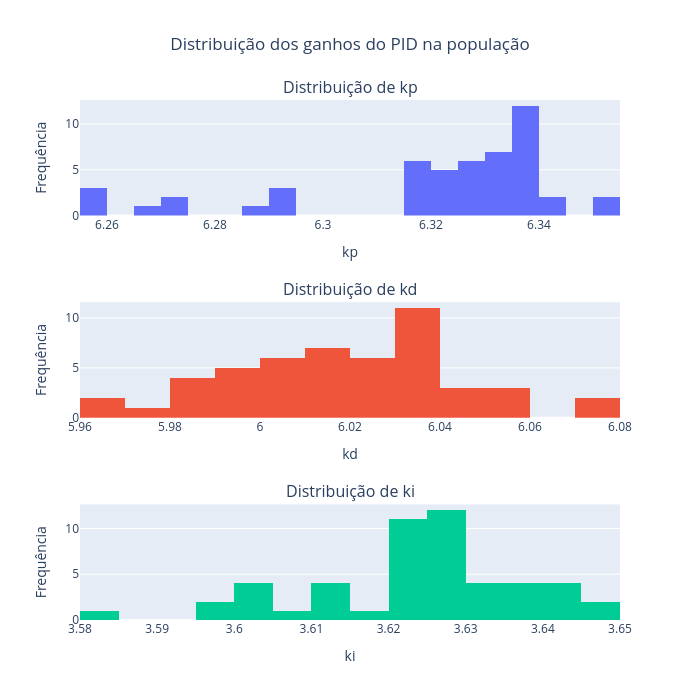

Write notebook code for a chart like this one.
### Code cell
# @title Figura 2: Histogramas dos ganhos na população da geração final

fig = make_subplots(
    rows=3, cols=1,
    subplot_titles=("Distribuição de kp", "Distribuição de kd", "Distribuição de ki")
)

fig.add_trace(
    go.Histogram(x=pop[:,0], nbinsx=20, name="kp"),
    row=1, col=1
)

fig.add_trace(
    go.Histogram(x=pop[:,1], nbinsx=20, name="kd"),
    row=2, col=1
)

fig.add_trace(
    go.Histogram(x=pop[:,2], nbinsx=20, name="ki"),
    row=3, col=1
)

fig.update_layout(
    title=dict(
        text='Distribuição dos ganhos do PID na população',
        x=0.5
    ),
    width=700,
    height=700,
    showlegend=False
)

fig.update_xaxes(title_text="kp", row=1, col=1)
fig.update_xaxes(title_text="kd", row=2, col=1)
fig.update_xaxes(title_text="ki", row=3, col=1)

fig.update_yaxes(title_text="Frequência")

fig.show()

### Figure 1 — Plotly figure (JSON) as saved in the notebook; plotly's stock layout.template omitted (floating-point values rounded to 4 significant figures)
{"data": [{"name": "kp", "nbinsx": 20, "type": "histogram", "x": [6.256, 6.339, 6.295, 6.321, 6.331, 6.338, 6.32, 6.328, 6.331, 6.322, 6.327, 6.335, 6.331, 6.334, 6.295, 6.353, 6.341, 6.256, 6.273, 6.273, 6.331, 6.338, 6.269, 6.287, 6.326, 6.336, 6.332, 6.319, 6.341, 6.327, 6.338, 6.336, 6.338, 6.328, 6.317, 6.338, 6.328, 6.332, 6.32, 6.317, 6.338, 6.322, 6.338, 6.324, 6.32, 6.353, 6.295, 6.32, 6.256, 6.339], "xaxis": "x", "yaxis": "y"}, {"name": "kd", "nbinsx": 20, "type": "histogram", "x": [6.074, 6.039, 5.962, 6.044, 6.021, 5.974, 5.981, 6.014, 5.999, 5.999, 6.008, 6.014, 6.035, 6.035, 6.035, 5.993, 6.018, 6.074, 6.05, 6.051, 5.999, 6.035, 5.98, 6.056, 5.987, 6.027, 6.044, 6.024, 6.018, 6.01, 6.029, 6.02, 6.034, 6.015, 6.004, 6.035, 6.014, 6.031, 6.01, 5.98, 6.004, 6.044, 6.014, 6.029, 5.993, 6.035, 5.962, 6.035, 6.002, 6.039], "xaxis": "x2", "yaxis": "y2"}, {"name": "ki", "nbinsx": 20, "type": "histogram", "x": [3.623, 3.605, 3.638, 3.597, 3.61, 3.635, 3.6, 3.626, 3.612, 3.624, 3.611, 3.636, 3.627, 3.628, 3.623, 3.633, 3.623, 3.632, 3.643, 3.643, 3.612, 3.629, 3.644, 3.621, 3.626, 3.63, 3.58, 3.605, 3.632, 3.64, 3.617, 3.628, 3.629, 3.626, 3.646, 3.629, 3.629, 3.626, 3.633, 3.622, 3.646, 3.597, 3.623, 3.624, 3.624, 3.611, 3.638, 3.624, 3.624, 3.605], "xaxis": "x3", "yaxis": "y3"}], "layout": {"annotations": [{"font": {"size": 16}, "showarrow": false, "text": "Distribuição de kp", "x": 0.5, "xanchor": "center", "xref": "paper", "y": 1, "yanchor": "bottom", "yref": "paper"}, {"font": {"size": 16}, "showarrow": false, "text": "Distribuição de kd", "x": 0.5, "xanchor": "center", "xref": "paper", "y": 0.6111, "yanchor": "bottom", "yref": "paper"}, {"font": {"size": 16}, "showarrow": false, "text": "Distribuição de ki", "x": 0.5, "xanchor": "center", "xref": "paper", "y": 0.2222, "yanchor": "bottom", "yref": "paper"}], "height": 700, "showlegend": false, "title": {"text": "Distribuição dos ganhos do PID na população", "x": 0.5}, "width": 700, "xaxis": {"anchor": "y", "domain": [0, 1], "title": {"text": "kp"}}, "xaxis2": {"anchor": "y2", "domain": [0, 1], "title": {"text": "kd"}}, "xaxis3": {"anchor": "y3", "domain": [0, 1], "title": {"text": "ki"}}, "yaxis": {"anchor": "x", "domain": [0.7778, 1], "title": {"text": "Frequência"}}, "yaxis2": {"anchor": "x2", "domain": [0.3889, 0.6111], "title": {"text": "Frequência"}}, "yaxis3": {"anchor": "x3", "domain": [0, 0.2222], "title": {"text": "Frequência"}}}}
